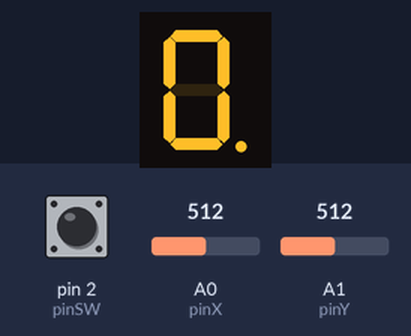
A sketch run on a simulated Arduino Uno, built with avr-gcc and run on an emulated ATmega328P. Shown: 1-digit seven-segment display. Wiring (inferred from the names in the program): 1-digit 7-segment display, segments lit when LOW: segments pin 10, pin 9, pin 8, pin 7, pin 6, pin 5, pin 4, pin 12. Inputs (shaded band) come from the test bench; at power-on: A0 (pinX) = 512, A1 (pinY) = 512, pin 2 (pinSW) HIGH. The segment pins are drawn as the display they are named for.

Above: at 1.2 s.
1.3 s: A0 (pinX) set to 409
2.8 s: A0 (pinX) set to 383
At 3.28 s:
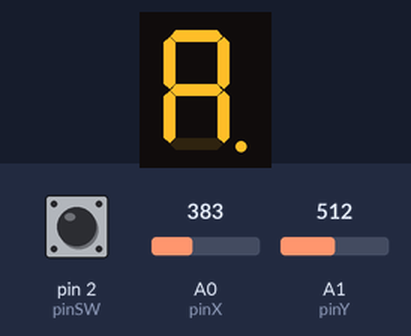
5.8 s: A1 (pinY) set to 610
At 6.44 s:
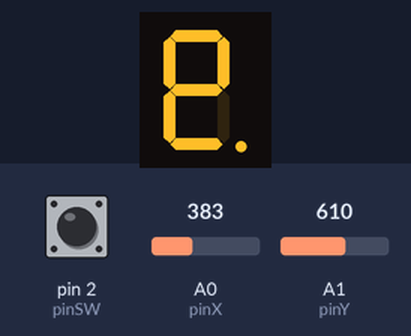
8.8 s: A1 (pinY) set to 588
At 9.07 s:
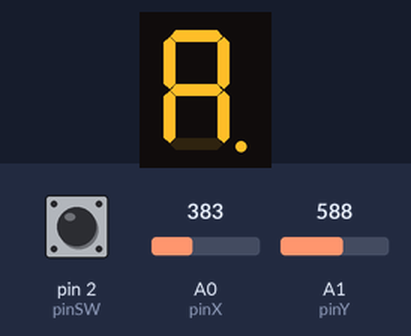
11.4 s: A1 (pinY) set to 716
At 11.7 s:
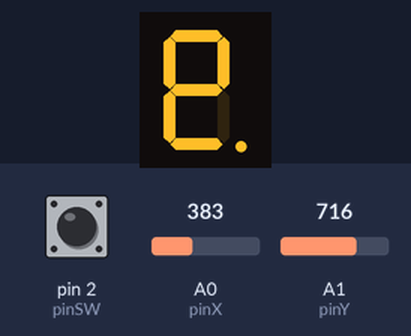
14.1 s: A1 (pinY) set to 590
At 14.33 s:
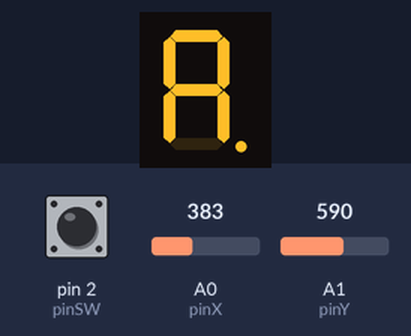
Timing chart, 0 to 17.1 s (numbered marks = the images above; inputs shaded):
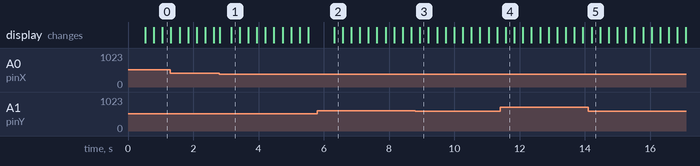

Measured:
- the behaviour switches between 400 and 399 on A0 (pinX) (found by bisection; images 0 and 1)
- the behaviour switches between 601 and 600 on A1 (pinY) (found by bisection; images 2 and 3)
- after the input at 5.8 s, the display: changes after 0.51 s (image 2)
- after the input at 8.8 s, the display: changes after 0.14 s (image 3)
- after the input at 11.4 s, the display: changes after 0.17 s (image 4)
- after the input at 14.1 s, the display: changes after 0.10 s (image 5)

The sketch:

homework4_7_seg.ino
```cpp
// Declare all the joystick pins
const int pinSW = 2; // Digital pin for joystick
const int pinX = A0; // Analog pin connected to X output
const int pinY = A1; // Analog pin connected to Y output

// Declare all the segments pins
const int pinA = 12;
const int pinB = 10;
const int pinC = 9;
const int pinD = 8;
const int pinE = 7;
const int pinF = 6;
const int pinG = 5;
const int pinDP = 4;

const int segSize = 8;

byte state = HIGH;
byte swState = HIGH;
byte lastSwState = HIGH;

int xAxisValue = 0;
int yAxisValue = 0;

bool joyMoved = false;
int minThreshold = 400;
int maxThreshold = 600;
const int directions = 4;
int segments[segSize] = {
  pinA, pinB, pinC, pinD, pinE, pinF, pinG, pinDP
};
int currentSegment = 7;
unsigned long restartTimer = 1000;
unsigned long lastBlinkTime = 0;
const int blinkInterval = 250;
const int restartInterval = 1000;

bool segmentStates[segSize] = {false, false, false, false, false, false, false, false};

int neighborSegments[segSize][directions] = {
  // Up Down Left Right
  {-1, 6, 5, 1 }, // a - 0
  {0, 6, 5, -1 }, // b - 1
  {6, 3, 4, -1 }, // c - 2
  {6, -1, 4, 2 }, // d - 3
  {6, 3, -1, 2 }, // e - 4
  {0, 6, -1, 1 }, // f - 5
  {0, 3, -1, -1 }, // g - 6
  {-1, -1, 2, -1 }  // dp - 7
};

const int up = 0;
const int down = 1;
const int left = 2;
const int right = 3;

void setup() {
  // Initialize pins
  Serial.begin(9600);
  for (int i = 0; i < segSize; i++) {
    pinMode(segments[i], OUTPUT);
  }
  pinMode(pinSW, INPUT_PULLUP);
}

void loop() {
  swState = digitalRead(pinSW);
  yAxisValue = analogRead(pinY);
  xAxisValue = analogRead(pinX);

// Check joystick movement (up, down, left, right)
  if (yAxisValue < minThreshold && !joyMoved) {
    moveSegment(up);
  } else if (yAxisValue > maxThreshold && !joyMoved) {
    moveSegment(down);
  } else if (xAxisValue > maxThreshold && !joyMoved) {
    moveSegment(right);
  } else if (xAxisValue < minThreshold && !joyMoved) {
    moveSegment(left);
  }


  // Check for a short press on the joystick button
  if (swState == LOW && swState != lastSwState) {
    // Toggle the state of the current segment
    segmentStates[currentSegment] = !segmentStates[currentSegment];
    restartTimer = millis();
  }
  lastSwState = swState;

   // Implement blinking for the current segment (DP)
  if (millis() - lastBlinkTime > blinkInterval) {
    lastBlinkTime = millis();
    state = !state;
    digitalWrite(segments[currentSegment], state);
  }

  // Reset on long press
  if (swState == LOW && lastSwState == LOW) {
    if (millis() - restartTimer > restartInterval) {
      resetDisplay();
    }
  }

  // Check to stop movement when joystick returns to the center position
  if (yAxisValue > minThreshold && yAxisValue < maxThreshold && xAxisValue > minThreshold && xAxisValue < maxThreshold) {
    joyMoved = false;
  }

  delay(20);  // A small delay between readings to prevent multiple movements
}

void moveSegment(int direction) {
  if (neighborSegments[currentSegment][direction] != -1) {
    digitalWrite(segments[currentSegment], segmentStates[currentSegment]);
    currentSegment = neighborSegments[currentSegment][direction];
  }
}

void resetDisplay() {
  for (int i = 0; i < segSize; i++) {
    digitalWrite(segments[i], LOW);
    segmentStates[i] = false;
  }
  currentSegment = 7;
}
```
